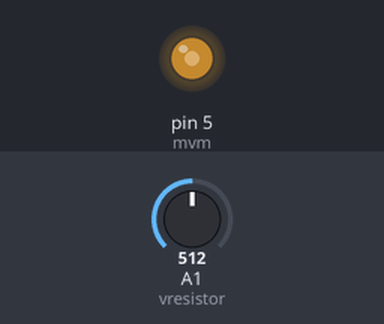
Recording of a sketch running on a simulated Arduino Uno, built with avr-gcc and run on an emulated ATmega328P. On the bench: output pins drawn as LEDs (lit = HIGH). The inputs (shaded band) are chosen by the test bench; at power-on: A1 (vresistor) = 512.

Above: at 1.2 s.
1.3 s: A1 (vresistor) set to 716
At 1.9 s:
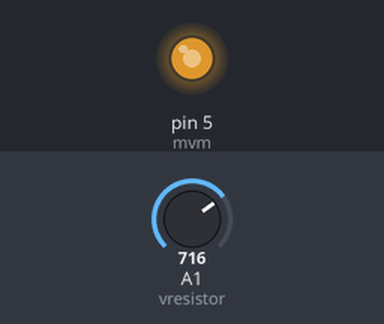
2.8 s: A1 (vresistor) set to 900
At 3.1 s:
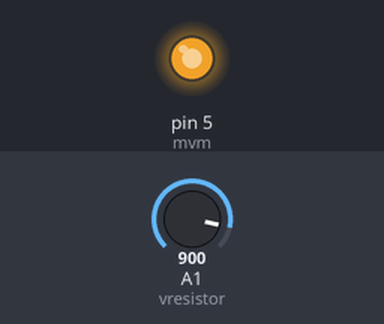
4.3 s: A1 (vresistor) set to 122
At 5.4 s:
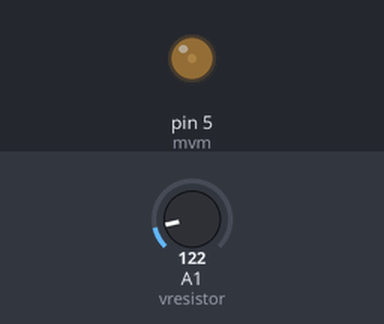
5.8 s: A1 (vresistor) set to 0
At 6.5 s:
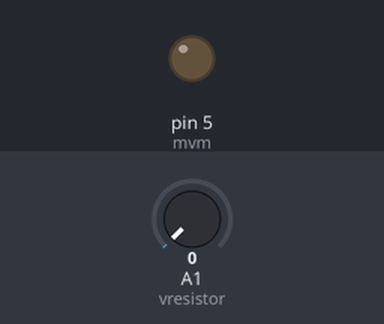
7.3 s: A1 (vresistor) set to 511
At 7.7 s:
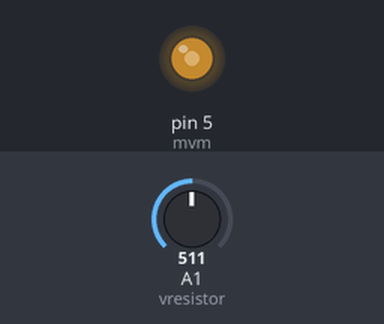
Timing chart, 0 to 9.8 s (numbered marks = the images above; inputs shaded):
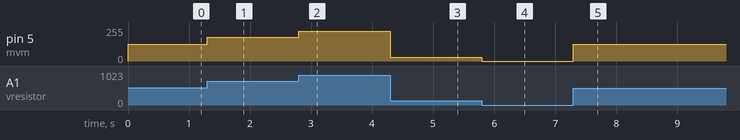

Measured:
- after the input at 1.3 s, pin 5 (mvm): 127/255 → 178/255 at once
- after the input at 2.8 s, pin 5 (mvm): 178/255 → 224/255 at once
- after the input at 4.3 s, pin 5 (mvm): 224/255 → 30/255 at once
- after the input at 5.8 s, pin 5 (mvm): 30/255 → 0/255 at once
- after the input at 7.3 s, pin 5 (mvm): 0/255 → 127/255 at once

The sketch:

Micro_Vibration_Motor.ino
```cpp
/*
 * CSE 123A Group 8: Social Distancers
 * Author: Terrence Ng
 * Test: Individual Test: Vibration Motor
 * Date: 3/6/2022
 */

/* Vibration Motor
 * Power wire (Red) in pin 5
 * Ground wire (Blue) in GND (Ground)
 */

 /* Potentiometer
  * Right Wire (Ground) in GND
  * Middle Wire (Data) in pin A1
  * Left Wire (Power) in 5v pin
  */

int mvm = 5; //microvibration motor is connected with pin number 5 witch is the pwm pin
int vresistor = A1; //potentiometer data pin is A1
int data = 0; //resistance initially starts at 0

void setup() {
  // put your setup code here, to run once:
  pinMode(mvm, OUTPUT); //vibration motor
  pinMode(vresistor, INPUT); //potentiometer
}

void loop() {
  // put your main code here, to run repeatedly:
  data = analogRead(vresistor); //read from potentiometer
  data = map(data, 0, 1023, 0, 255); //Converts resitance to potentiometer values
  analogWrite(mvm, data); //send data from potentiometer to power pin of vibration motor
}
```
